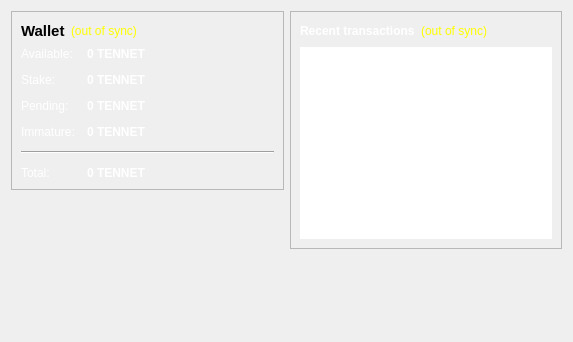
<?xml version="1.0" encoding="UTF-8"?>
<ui version="4.0">
 <class>OverviewPage</class>
 <widget class="QWidget" name="OverviewPage">
  <property name="geometry">
   <rect>
    <x>0</x>
    <y>0</y>
    <width>573</width>
    <height>342</height>
   </rect>
  </property>
  <property name="windowTitle">
   <string>Form</string>
  </property>
  <property name="styleSheet">
   <string notr="true">color: rgb(0, 0, 0);</string>
  </property>
  <layout class="QHBoxLayout" name="horizontalLayout" stretch="1,1">
   <item>
    <layout class="QVBoxLayout" name="verticalLayout_2">
     <item>
      <widget class="QFrame" name="frame">
       <property name="frameShape">
        <enum>QFrame::StyledPanel</enum>
       </property>
       <property name="frameShadow">
        <enum>QFrame::Raised</enum>
       </property>
       <layout class="QVBoxLayout" name="verticalLayout_4">
        <item>
         <layout class="QHBoxLayout" name="horizontalLayout_4">
          <item>
           <widget class="QLabel" name="label_5">
            <property name="font">
             <font>
              <pointsize>11</pointsize>
              <weight>75</weight>
              <bold>true</bold>
             </font>
            </property>
            <property name="text">
             <string>Wallet</string>
            </property>
           </widget>
          </item>
          <item>
           <widget class="QLabel" name="labelWalletStatus">
            <property name="toolTip">
             <string>The displayed information may be out of date. Your wallet automatically synchronizes with the TenneT network after a connection is established, but this process has not completed yet.</string>
            </property>
            <property name="styleSheet">
             <string notr="true">QLabel { color: yellow; }</string>
            </property>
            <property name="text">
             <string notr="true">(out of sync)</string>
            </property>
            <property name="alignment">
             <set>Qt::AlignLeading|Qt::AlignLeft|Qt::AlignVCenter</set>
            </property>
           </widget>
          </item>
          <item>
           <spacer name="horizontalSpacer_2">
            <property name="orientation">
             <enum>Qt::Horizontal</enum>
            </property>
            <property name="sizeHint" stdset="0">
             <size>
              <width>40</width>
              <height>20</height>
             </size>
            </property>
           </spacer>
          </item>
         </layout>
        </item>
        <item>
         <layout class="QFormLayout" name="formLayout_2">
          <property name="fieldGrowthPolicy">
           <enum>QFormLayout::AllNonFixedFieldsGrow</enum>
          </property>
          <property name="horizontalSpacing">
           <number>12</number>
          </property>
          <property name="verticalSpacing">
           <number>12</number>
          </property>
          <item row="0" column="0">
           <widget class="QLabel" name="label">
            <property name="styleSheet">
             <string notr="true">color: rgb(255, 255, 255);</string>
            </property>
            <property name="text">
             <string>Available:</string>
            </property>
           </widget>
          </item>
          <item row="0" column="1">
           <widget class="QLabel" name="labelBalance">
            <property name="font">
             <font>
              <weight>75</weight>
              <bold>true</bold>
             </font>
            </property>
            <property name="cursor">
             <cursorShape>IBeamCursor</cursorShape>
            </property>
            <property name="toolTip">
             <string>Your current spendable balance</string>
            </property>
            <property name="styleSheet">
             <string notr="true">color: rgb(255, 255, 255);</string>
            </property>
            <property name="text">
             <string notr="true">0 TENNET</string>
            </property>
            <property name="textInteractionFlags">
             <set>Qt::LinksAccessibleByMouse|Qt::TextSelectableByKeyboard|Qt::TextSelectableByMouse</set>
            </property>
           </widget>
          </item>
          <item row="1" column="0">
           <widget class="QLabel" name="label_6">
            <property name="styleSheet">
             <string notr="true">color: rgb(255, 255, 255);</string>
            </property>
            <property name="text">
             <string>Stake:</string>
            </property>
           </widget>
          </item>
          <item row="1" column="1">
           <widget class="QLabel" name="labelStake">
            <property name="font">
             <font>
              <weight>75</weight>
              <bold>true</bold>
             </font>
            </property>
            <property name="cursor">
             <cursorShape>IBeamCursor</cursorShape>
            </property>
            <property name="toolTip">
             <string>Total of coins that was staked, and do not yet count toward the current balance</string>
            </property>
            <property name="styleSheet">
             <string notr="true">color: rgb(255, 255, 255);</string>
            </property>
            <property name="text">
             <string notr="true">0 TENNET</string>
            </property>
            <property name="textInteractionFlags">
             <set>Qt::LinksAccessibleByMouse|Qt::TextSelectableByKeyboard|Qt::TextSelectableByMouse</set>
            </property>
           </widget>
          </item>
          <item row="2" column="0">
           <widget class="QLabel" name="label_3">
            <property name="styleSheet">
             <string notr="true">color: rgb(255, 255, 255);</string>
            </property>
            <property name="text">
             <string>Pending:</string>
            </property>
           </widget>
          </item>
          <item row="2" column="1">
           <widget class="QLabel" name="labelUnconfirmed">
            <property name="font">
             <font>
              <weight>75</weight>
              <bold>true</bold>
             </font>
            </property>
            <property name="cursor">
             <cursorShape>IBeamCursor</cursorShape>
            </property>
            <property name="toolTip">
             <string>Total of transactions that have yet to be confirmed, and do not yet count toward the current balance</string>
            </property>
            <property name="styleSheet">
             <string notr="true">color: rgb(255, 255, 255);</string>
            </property>
            <property name="text">
             <string notr="true">0 TENNET</string>
            </property>
            <property name="textInteractionFlags">
             <set>Qt::LinksAccessibleByMouse|Qt::TextSelectableByKeyboard|Qt::TextSelectableByMouse</set>
            </property>
           </widget>
          </item>
          <item row="3" column="0">
           <widget class="QLabel" name="labelImmatureText">
            <property name="styleSheet">
             <string notr="true">color: rgb(255, 255, 255);</string>
            </property>
            <property name="text">
             <string>Immature:</string>
            </property>
           </widget>
          </item>
          <item row="3" column="1">
           <widget class="QLabel" name="labelImmature">
            <property name="font">
             <font>
              <weight>75</weight>
              <bold>true</bold>
             </font>
            </property>
            <property name="toolTip">
             <string>Mined balance that has not yet matured</string>
            </property>
            <property name="styleSheet">
             <string notr="true">color: rgb(255, 255, 255);</string>
            </property>
            <property name="text">
             <string notr="true">0 TENNET</string>
            </property>
            <property name="textInteractionFlags">
             <set>Qt::LinksAccessibleByMouse|Qt::TextSelectableByKeyboard|Qt::TextSelectableByMouse</set>
            </property>
           </widget>
          </item>
          <item row="4" column="0" colspan="2">
           <widget class="Line" name="line">
            <property name="orientation">
             <enum>Qt::Horizontal</enum>
            </property>
           </widget>
          </item>
          <item row="5" column="0">
           <widget class="QLabel" name="labelTotalText">
            <property name="styleSheet">
             <string notr="true">color: rgb(255, 255, 255);</string>
            </property>
            <property name="text">
             <string>Total:</string>
            </property>
           </widget>
          </item>
          <item row="5" column="1">
           <widget class="QLabel" name="labelTotal">
            <property name="font">
             <font>
              <weight>75</weight>
              <bold>true</bold>
             </font>
            </property>
            <property name="cursor">
             <cursorShape>IBeamCursor</cursorShape>
            </property>
            <property name="toolTip">
             <string>Your current total balance</string>
            </property>
            <property name="styleSheet">
             <string notr="true">color: rgb(255, 255, 255);</string>
            </property>
            <property name="text">
             <string notr="true">0 TENNET</string>
            </property>
            <property name="textInteractionFlags">
             <set>Qt::LinksAccessibleByMouse|Qt::TextSelectableByKeyboard|Qt::TextSelectableByMouse</set>
            </property>
           </widget>
          </item>
         </layout>
        </item>
       </layout>
      </widget>
     </item>
     <item>
      <spacer name="verticalSpacer">
       <property name="orientation">
        <enum>Qt::Vertical</enum>
       </property>
       <property name="sizeHint" stdset="0">
        <size>
         <width>20</width>
         <height>40</height>
        </size>
       </property>
      </spacer>
     </item>
    </layout>
   </item>
   <item>
    <layout class="QVBoxLayout" name="verticalLayout_3">
     <item>
      <widget class="QFrame" name="frame_2">
       <property name="frameShape">
        <enum>QFrame::StyledPanel</enum>
       </property>
       <property name="frameShadow">
        <enum>QFrame::Raised</enum>
       </property>
       <layout class="QVBoxLayout" name="verticalLayout">
        <item>
         <layout class="QHBoxLayout" name="horizontalLayout_2">
          <item>
           <widget class="QLabel" name="label_4">
            <property name="styleSheet">
             <string notr="true">color: rgb(255, 255, 255);</string>
            </property>
            <property name="text">
             <string>&lt;b&gt;Recent transactions&lt;/b&gt;</string>
            </property>
           </widget>
          </item>
          <item>
           <widget class="QLabel" name="labelTransactionsStatus">
            <property name="toolTip">
             <string>The displayed information may be out of date. Your wallet automatically synchronizes with the TenneT network after a connection is established, but this process has not completed yet.</string>
            </property>
            <property name="styleSheet">
             <string notr="true">QLabel { color: yellow; }</string>
            </property>
            <property name="text">
             <string notr="true">(out of sync)</string>
            </property>
            <property name="alignment">
             <set>Qt::AlignRight|Qt::AlignTrailing|Qt::AlignVCenter</set>
            </property>
           </widget>
          </item>
          <item>
           <spacer name="horizontalSpacer">
            <property name="orientation">
             <enum>Qt::Horizontal</enum>
            </property>
            <property name="sizeHint" stdset="0">
             <size>
              <width>40</width>
              <height>20</height>
             </size>
            </property>
           </spacer>
          </item>
         </layout>
        </item>
        <item>
         <widget class="QListView" name="listTransactions">
          <property name="styleSheet">
           <string notr="true">QListView { background: transparent; }
color: rgb(0, 0, 0);</string>
          </property>
          <property name="frameShape">
           <enum>QFrame::NoFrame</enum>
          </property>
          <property name="verticalScrollBarPolicy">
           <enum>Qt::ScrollBarAlwaysOff</enum>
          </property>
          <property name="horizontalScrollBarPolicy">
           <enum>Qt::ScrollBarAlwaysOff</enum>
          </property>
          <property name="selectionMode">
           <enum>QAbstractItemView::NoSelection</enum>
          </property>
         </widget>
        </item>
       </layout>
      </widget>
     </item>
     <item>
      <spacer name="verticalSpacer_2">
       <property name="orientation">
        <enum>Qt::Vertical</enum>
       </property>
       <property name="sizeHint" stdset="0">
        <size>
         <width>20</width>
         <height>40</height>
        </size>
       </property>
      </spacer>
     </item>
    </layout>
   </item>
  </layout>
 </widget>
 <resources/>
 <connections/>
</ui>
